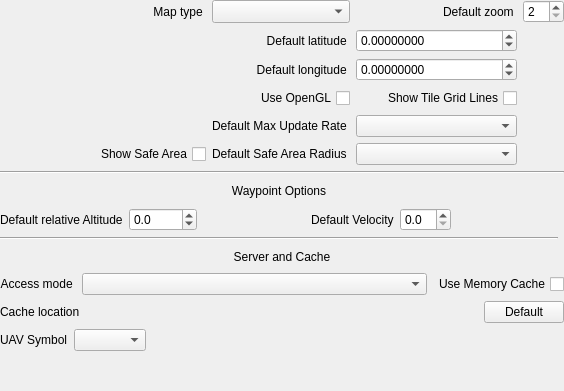
<?xml version="1.0" encoding="UTF-8"?>
<ui version="4.0">
 <class>OPMapGadgetOptionsPage</class>
 <widget class="QWidget" name="OPMapGadgetOptionsPage">
  <property name="geometry">
   <rect>
    <x>0</x>
    <y>0</y>
    <width>564</width>
    <height>391</height>
   </rect>
  </property>
  <property name="sizePolicy">
   <sizepolicy hsizetype="Preferred" vsizetype="Minimum">
    <horstretch>0</horstretch>
    <verstretch>0</verstretch>
   </sizepolicy>
  </property>
  <property name="minimumSize">
   <size>
    <width>445</width>
    <height>5</height>
   </size>
  </property>
  <property name="windowTitle">
   <string>Form</string>
  </property>
  <layout class="QVBoxLayout" name="verticalLayout">
   <property name="leftMargin">
    <number>0</number>
   </property>
   <property name="topMargin">
    <number>0</number>
   </property>
   <property name="rightMargin">
    <number>0</number>
   </property>
   <property name="bottomMargin">
    <number>0</number>
   </property>
   <item>
    <widget class="QScrollArea" name="scrollArea">
     <property name="frameShape">
      <enum>QFrame::NoFrame</enum>
     </property>
     <property name="frameShadow">
      <enum>QFrame::Plain</enum>
     </property>
     <property name="widgetResizable">
      <bool>true</bool>
     </property>
     <widget class="QWidget" name="scrollAreaWidgetContents">
      <property name="geometry">
       <rect>
        <x>0</x>
        <y>0</y>
        <width>550</width>
        <height>422</height>
       </rect>
      </property>
      <property name="sizePolicy">
       <sizepolicy hsizetype="Preferred" vsizetype="Expanding">
        <horstretch>0</horstretch>
        <verstretch>0</verstretch>
       </sizepolicy>
      </property>
      <layout class="QGridLayout" name="gridLayout">
       <property name="leftMargin">
        <number>0</number>
       </property>
       <property name="topMargin">
        <number>0</number>
       </property>
       <property name="rightMargin">
        <number>0</number>
       </property>
       <property name="bottomMargin">
        <number>0</number>
       </property>
       <item row="2" column="0">
        <widget class="QLabel" name="label_12">
         <property name="text">
          <string>Waypoint Options</string>
         </property>
         <property name="alignment">
          <set>Qt::AlignCenter</set>
         </property>
        </widget>
       </item>
       <item row="0" column="0" colspan="2">
        <layout class="QGridLayout" name="gridLayout_3" rowstretch="0,0,0,0,0,0,0" rowminimumheight="22,22,22,0,22,0,0">
         <item row="1" column="2">
          <widget class="QLabel" name="label_3">
           <property name="text">
            <string>Default latitude </string>
           </property>
           <property name="alignment">
            <set>Qt::AlignRight|Qt::AlignTrailing|Qt::AlignVCenter</set>
           </property>
          </widget>
         </item>
         <item row="2" column="0">
          <spacer name="horizontalSpacer_4">
           <property name="orientation">
            <enum>Qt::Horizontal</enum>
           </property>
           <property name="sizeHint" stdset="0">
            <size>
             <width>40</width>
             <height>20</height>
            </size>
           </property>
          </spacer>
         </item>
         <item row="4" column="2">
          <widget class="QCheckBox" name="checkBoxUseOpenGL">
           <property name="enabled">
            <bool>true</bool>
           </property>
           <property name="sizePolicy">
            <sizepolicy hsizetype="Minimum" vsizetype="Preferred">
             <horstretch>0</horstretch>
             <verstretch>0</verstretch>
            </sizepolicy>
           </property>
           <property name="minimumSize">
            <size>
             <width>0</width>
             <height>0</height>
            </size>
           </property>
           <property name="layoutDirection">
            <enum>Qt::RightToLeft</enum>
           </property>
           <property name="text">
            <string>Use OpenGL</string>
           </property>
          </widget>
         </item>
         <item row="4" column="3">
          <widget class="QCheckBox" name="checkBoxShowTileGridLines">
           <property name="enabled">
            <bool>true</bool>
           </property>
           <property name="sizePolicy">
            <sizepolicy hsizetype="Minimum" vsizetype="Preferred">
             <horstretch>0</horstretch>
             <verstretch>0</verstretch>
            </sizepolicy>
           </property>
           <property name="minimumSize">
            <size>
             <width>161</width>
             <height>0</height>
            </size>
           </property>
           <property name="mouseTracking">
            <bool>true</bool>
           </property>
           <property name="layoutDirection">
            <enum>Qt::RightToLeft</enum>
           </property>
           <property name="text">
            <string>Show Tile Grid Lines</string>
           </property>
          </widget>
         </item>
         <item row="0" column="3">
          <widget class="QLabel" name="label_2">
           <property name="text">
            <string>Default zoom </string>
           </property>
           <property name="alignment">
            <set>Qt::AlignRight|Qt::AlignTrailing|Qt::AlignVCenter</set>
           </property>
          </widget>
         </item>
         <item row="5" column="3">
          <widget class="QComboBox" name="maxUpdateRateComboBox"/>
         </item>
         <item row="0" column="2">
          <widget class="QComboBox" name="providerComboBox">
           <property name="sizePolicy">
            <sizepolicy hsizetype="Preferred" vsizetype="Preferred">
             <horstretch>0</horstretch>
             <verstretch>0</verstretch>
            </sizepolicy>
           </property>
           <property name="minimumSize">
            <size>
             <width>0</width>
             <height>0</height>
            </size>
           </property>
           <property name="cursor">
            <cursorShape>OpenHandCursor</cursorShape>
           </property>
           <property name="maxVisibleItems">
            <number>15</number>
           </property>
           <property name="frame">
            <bool>true</bool>
           </property>
          </widget>
         </item>
         <item row="2" column="2">
          <widget class="QLabel" name="label_4">
           <property name="text">
            <string>Default longitude </string>
           </property>
           <property name="alignment">
            <set>Qt::AlignRight|Qt::AlignTrailing|Qt::AlignVCenter</set>
           </property>
          </widget>
         </item>
         <item row="2" column="3">
          <widget class="QDoubleSpinBox" name="longitudeSpinBox">
           <property name="sizePolicy">
            <sizepolicy hsizetype="Minimum" vsizetype="Preferred">
             <horstretch>0</horstretch>
             <verstretch>0</verstretch>
            </sizepolicy>
           </property>
           <property name="minimumSize">
            <size>
             <width>120</width>
             <height>0</height>
            </size>
           </property>
           <property name="frame">
            <bool>true</bool>
           </property>
           <property name="decimals">
            <number>8</number>
           </property>
           <property name="minimum">
            <double>-180.000000000000000</double>
           </property>
           <property name="maximum">
            <double>180.000000000000000</double>
           </property>
          </widget>
         </item>
         <item row="0" column="4">
          <widget class="QSpinBox" name="zoomSpinBox">
           <property name="sizePolicy">
            <sizepolicy hsizetype="Minimum" vsizetype="Preferred">
             <horstretch>0</horstretch>
             <verstretch>0</verstretch>
            </sizepolicy>
           </property>
           <property name="minimumSize">
            <size>
             <width>0</width>
             <height>0</height>
            </size>
           </property>
           <property name="maximumSize">
            <size>
             <width>50</width>
             <height>16777215</height>
            </size>
           </property>
           <property name="frame">
            <bool>true</bool>
           </property>
           <property name="minimum">
            <number>2</number>
           </property>
           <property name="maximum">
            <number>18</number>
           </property>
          </widget>
         </item>
         <item row="0" column="0">
          <widget class="QLabel" name="label">
           <property name="text">
            <string>Map type </string>
           </property>
           <property name="alignment">
            <set>Qt::AlignRight|Qt::AlignTrailing|Qt::AlignVCenter</set>
           </property>
          </widget>
         </item>
         <item row="1" column="3">
          <widget class="QDoubleSpinBox" name="latitudeSpinBox">
           <property name="sizePolicy">
            <sizepolicy hsizetype="Minimum" vsizetype="Preferred">
             <horstretch>0</horstretch>
             <verstretch>0</verstretch>
            </sizepolicy>
           </property>
           <property name="minimumSize">
            <size>
             <width>120</width>
             <height>0</height>
            </size>
           </property>
           <property name="frame">
            <bool>true</bool>
           </property>
           <property name="decimals">
            <number>8</number>
           </property>
           <property name="minimum">
            <double>-90.000000000000000</double>
           </property>
           <property name="maximum">
            <double>90.000000000000000</double>
           </property>
          </widget>
         </item>
         <item row="5" column="2">
          <widget class="QLabel" name="label_9">
           <property name="text">
            <string>Default Max Update Rate </string>
           </property>
           <property name="alignment">
            <set>Qt::AlignRight|Qt::AlignTrailing|Qt::AlignVCenter</set>
           </property>
          </widget>
         </item>
         <item row="6" column="3">
          <widget class="QComboBox" name="safeAreaRadiusComboBox"/>
         </item>
         <item row="6" column="2">
          <widget class="QLabel" name="label_13">
           <property name="text">
            <string>Default Safe Area Radius </string>
           </property>
           <property name="alignment">
            <set>Qt::AlignRight|Qt::AlignTrailing|Qt::AlignVCenter</set>
           </property>
          </widget>
         </item>
         <item row="6" column="0">
          <widget class="QCheckBox" name="checkBoxShowSafeArea">
           <property name="enabled">
            <bool>true</bool>
           </property>
           <property name="sizePolicy">
            <sizepolicy hsizetype="Minimum" vsizetype="Preferred">
             <horstretch>0</horstretch>
             <verstretch>0</verstretch>
            </sizepolicy>
           </property>
           <property name="minimumSize">
            <size>
             <width>0</width>
             <height>0</height>
            </size>
           </property>
           <property name="layoutDirection">
            <enum>Qt::RightToLeft</enum>
           </property>
           <property name="text">
            <string>Show Safe Area</string>
           </property>
          </widget>
         </item>
        </layout>
       </item>
       <item row="3" column="0">
        <layout class="QHBoxLayout" name="horizontalLayout_4" stretch="0,0,0,0,0,0">
         <item>
          <widget class="QLabel" name="label_10">
           <property name="sizePolicy">
            <sizepolicy hsizetype="Maximum" vsizetype="Preferred">
             <horstretch>0</horstretch>
             <verstretch>0</verstretch>
            </sizepolicy>
           </property>
           <property name="text">
            <string>Default relative Altitude</string>
           </property>
          </widget>
         </item>
         <item>
          <widget class="QDoubleSpinBox" name="defaultWaypointAltitude">
           <property name="decimals">
            <number>1</number>
           </property>
           <property name="minimum">
            <double>-1000.000000000000000</double>
           </property>
           <property name="maximum">
            <double>1000.000000000000000</double>
           </property>
          </widget>
         </item>
         <item>
          <spacer name="horizontalSpacer_3">
           <property name="orientation">
            <enum>Qt::Horizontal</enum>
           </property>
           <property name="sizeHint" stdset="0">
            <size>
             <width>40</width>
             <height>20</height>
            </size>
           </property>
          </spacer>
         </item>
         <item>
          <widget class="QLabel" name="label_11">
           <property name="sizePolicy">
            <sizepolicy hsizetype="Maximum" vsizetype="Preferred">
             <horstretch>0</horstretch>
             <verstretch>0</verstretch>
            </sizepolicy>
           </property>
           <property name="text">
            <string>Default Velocity</string>
           </property>
          </widget>
         </item>
         <item>
          <widget class="QDoubleSpinBox" name="defaultWaypointVelocity">
           <property name="decimals">
            <number>1</number>
           </property>
           <property name="maximum">
            <double>50.000000000000000</double>
           </property>
          </widget>
         </item>
         <item>
          <spacer name="horizontalSpacer_2">
           <property name="orientation">
            <enum>Qt::Horizontal</enum>
           </property>
           <property name="sizeHint" stdset="0">
            <size>
             <width>40</width>
             <height>20</height>
            </size>
           </property>
          </spacer>
         </item>
        </layout>
       </item>
       <item row="9" column="0" colspan="2">
        <layout class="QHBoxLayout" name="horizontalLayout_2">
         <item>
          <widget class="QLabel" name="label_8">
           <property name="sizePolicy">
            <sizepolicy hsizetype="Maximum" vsizetype="Preferred">
             <horstretch>0</horstretch>
             <verstretch>0</verstretch>
            </sizepolicy>
           </property>
           <property name="text">
            <string>UAV Symbol</string>
           </property>
          </widget>
         </item>
         <item>
          <widget class="QComboBox" name="uavSymbolComboBox">
           <property name="sizePolicy">
            <sizepolicy hsizetype="Maximum" vsizetype="Fixed">
             <horstretch>0</horstretch>
             <verstretch>0</verstretch>
            </sizepolicy>
           </property>
          </widget>
         </item>
         <item>
          <spacer name="horizontalSpacer">
           <property name="orientation">
            <enum>Qt::Horizontal</enum>
           </property>
           <property name="sizeHint" stdset="0">
            <size>
             <width>40</width>
             <height>20</height>
            </size>
           </property>
          </spacer>
         </item>
        </layout>
       </item>
       <item row="7" column="0" colspan="2">
        <layout class="QHBoxLayout" name="horizontalLayout">
         <item>
          <widget class="QLabel" name="label_6">
           <property name="text">
            <string>Access mode </string>
           </property>
           <property name="alignment">
            <set>Qt::AlignRight|Qt::AlignTrailing|Qt::AlignVCenter</set>
           </property>
          </widget>
         </item>
         <item>
          <widget class="QComboBox" name="accessModeComboBox">
           <property name="sizePolicy">
            <sizepolicy hsizetype="MinimumExpanding" vsizetype="Fixed">
             <horstretch>0</horstretch>
             <verstretch>0</verstretch>
            </sizepolicy>
           </property>
           <property name="minimumSize">
            <size>
             <width>160</width>
             <height>0</height>
            </size>
           </property>
           <property name="cursor">
            <cursorShape>OpenHandCursor</cursorShape>
           </property>
           <property name="frame">
            <bool>true</bool>
           </property>
          </widget>
         </item>
         <item>
          <widget class="QCheckBox" name="checkBoxUseMemoryCache">
           <property name="enabled">
            <bool>true</bool>
           </property>
           <property name="sizePolicy">
            <sizepolicy hsizetype="Minimum" vsizetype="Preferred">
             <horstretch>0</horstretch>
             <verstretch>0</verstretch>
            </sizepolicy>
           </property>
           <property name="minimumSize">
            <size>
             <width>0</width>
             <height>0</height>
            </size>
           </property>
           <property name="layoutDirection">
            <enum>Qt::RightToLeft</enum>
           </property>
           <property name="text">
            <string>Use Memory Cache</string>
           </property>
          </widget>
         </item>
        </layout>
       </item>
       <item row="8" column="0" colspan="2">
        <layout class="QHBoxLayout" name="horizontalLayout_3">
         <item>
          <widget class="QLabel" name="label_5">
           <property name="sizePolicy">
            <sizepolicy hsizetype="Minimum" vsizetype="Preferred">
             <horstretch>0</horstretch>
             <verstretch>0</verstretch>
            </sizepolicy>
           </property>
           <property name="text">
            <string>Cache location </string>
           </property>
          </widget>
         </item>
         <item>
          <widget class="Utils::PathChooser" name="lineEditCacheLocation" native="true">
           <property name="sizePolicy">
            <sizepolicy hsizetype="MinimumExpanding" vsizetype="Preferred">
             <horstretch>0</horstretch>
             <verstretch>0</verstretch>
            </sizepolicy>
           </property>
          </widget>
         </item>
         <item>
          <widget class="QPushButton" name="pushButtonCacheDefaults">
           <property name="sizePolicy">
            <sizepolicy hsizetype="Fixed" vsizetype="Fixed">
             <horstretch>0</horstretch>
             <verstretch>0</verstretch>
            </sizepolicy>
           </property>
           <property name="minimumSize">
            <size>
             <width>0</width>
             <height>0</height>
            </size>
           </property>
           <property name="cursor">
            <cursorShape>OpenHandCursor</cursorShape>
           </property>
           <property name="toolTip">
            <string>Restore default server and cache settings</string>
           </property>
           <property name="text">
            <string> Default </string>
           </property>
           <property name="checkable">
            <bool>false</bool>
           </property>
           <property name="checked">
            <bool>false</bool>
           </property>
           <property name="flat">
            <bool>false</bool>
           </property>
          </widget>
         </item>
        </layout>
       </item>
       <item row="5" column="0" colspan="2">
        <widget class="QLabel" name="label_7">
         <property name="text">
          <string>Server and Cache</string>
         </property>
         <property name="alignment">
          <set>Qt::AlignCenter</set>
         </property>
        </widget>
       </item>
       <item row="10" column="0">
        <spacer name="verticalSpacer">
         <property name="orientation">
          <enum>Qt::Vertical</enum>
         </property>
         <property name="sizeType">
          <enum>QSizePolicy::Preferred</enum>
         </property>
         <property name="sizeHint" stdset="0">
          <size>
           <width>20</width>
           <height>40</height>
          </size>
         </property>
        </spacer>
       </item>
       <item row="1" column="0" colspan="2">
        <widget class="Line" name="line">
         <property name="orientation">
          <enum>Qt::Horizontal</enum>
         </property>
        </widget>
       </item>
       <item row="4" column="0">
        <widget class="Line" name="line_2">
         <property name="orientation">
          <enum>Qt::Horizontal</enum>
         </property>
        </widget>
       </item>
      </layout>
     </widget>
    </widget>
   </item>
  </layout>
 </widget>
 <customwidgets>
  <customwidget>
   <class>Utils::PathChooser</class>
   <extends>QWidget</extends>
   <header>utils/pathchooser.h</header>
   <container>1</container>
  </customwidget>
 </customwidgets>
 <resources/>
 <connections/>
</ui>
